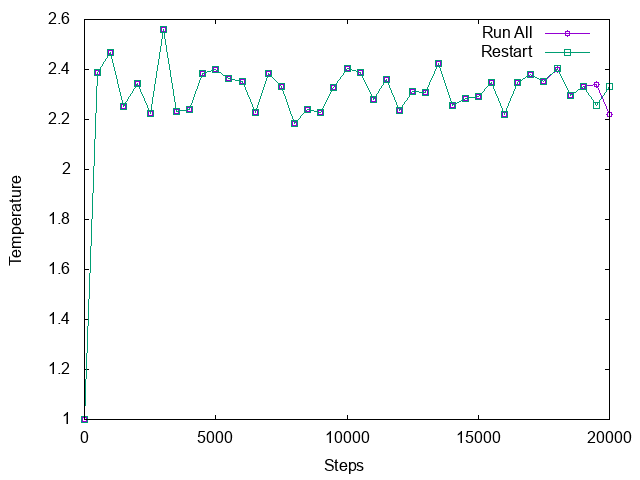

gnuplot code for this plot:
set term png
set out "plot.png"
set style data linespoints
set xlabel "Steps"
set ylabel "Temperature"
p "runall.dat" pt 6 t "Run All", "restart.dat" pt 4 t "Restart"
